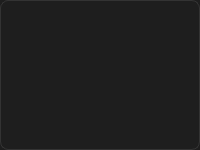
<?xml version="1.0" encoding="UTF-8"?>
<ui version="4.0">
 <class>NotificationPopup</class>
 <widget class="QWidget" name="NotificationPopup">
  <property name="geometry">
   <rect>
    <x>0</x>
    <y>0</y>
    <width>200</width>
    <height>150</height>
   </rect>
  </property>
  <property name="windowTitle">
   <string>Form</string>
  </property>
  <property name="styleSheet">
   <string notr="true">QWidget {
    /* خلفية النافذة بلون أسود */
    background-color: #1e1e1e;
    
    /* حدود النافذة بلون رمادي غامق */
    border: 1px solid #333333;
    
    /* حواف مستديرة للنافذة */
    border-radius: 8px;

}

QListWidget {
    /* إزالة حدود الـ QListWidget ليتناسب مع تصميم النافذة */
    border: none;
    
    /* خلفية شفافة أو بلون متناسق مع النافذة */
    background-color: transparent;
    
    /* لون الخط */
    color: #e0e0e0;
    font-size: 12px;
    
    /* ضبط الفواصل بين العناصر */
    spacing: 5px;
}

/* تصميم العناصر داخل QListWidget */
QListWidget::item {
    /* ارتفاع ثابت للعناصر */
    height: 40px;
    
    /* محاذاة المحتوى */
    padding: 2px;
    
    /* تخصيص الخلفية الافتراضية */
    background-color: transparent;
    
    /* أيقونة لكل عنصر */
    color: #e0e0e0;
}

/* تصميم العناصر عند المرور بالماوس */
QListWidget::item:hover {
    /* تغيير لون الخلفية عند المرور بالماوس */
    background-color: #333333;
    
    /* تأثير الحواف المستديرة */
    border-radius: 5px;
}

/* تصميم العناصر المحددة */
QListWidget::item:selected {
    /* لون خلفية محدد */
    background-color: #444444;
    
    /* لون النص المحدد */
    color: #ffffff;
    
    /* إزالة التأثير الافتراضي للنص المحدد */
    outline: none;
}

/* تصميم الشريط التمرير العمودي في QListWidget */
QListWidget QScrollBar:vertical {
    /* عرض الشريط */
    width: 5px;
    
    /* خلفية الشريط */
    background-color: transparent;
}

/* تصميم المقبض (Thumb) في الشريط التمرير */
QListWidget QScrollBar::handle:vertical {
    /* لون المقبض */
    background-color: #555555;
    
    /* حواف مستديرة للمقبض */
    border-radius: 4px;

}

/* تصميم المقبض عند المرور بالماوس */
QListWidget QScrollBar::handle:vertical:hover {
    /* تغيير لون المقبض عند المرور بالماوس */
    background-color: #777777;
}

/* تصميم أزرار الشريط التمرير (السهمين) */
QListWidget QScrollBar::add-line:vertical,
QListWidget QScrollBar::sub-line:vertical {
    /* حجم الأزرار */
    height: 0px;
    
    /* عدم عرض الأزرار */
    subcontrol-origin: margin;
    subcontrol-position: top;
    subcontrol-position: bottom;
}

/* تخصيص الأيقونات والنصوص داخل QListWidget */
QListWidget::item {
    padding-left: 10px;
}
</string>
  </property>
  <layout class="QGridLayout" name="gridLayout">
   <property name="leftMargin">
    <number>5</number>
   </property>
   <property name="topMargin">
    <number>5</number>
   </property>
   <property name="rightMargin">
    <number>5</number>
   </property>
   <property name="bottomMargin">
    <number>5</number>
   </property>
   <item row="0" column="0">
    <widget class="QListWidget" name="bildirimler_list">
     <property name="editTriggers">
      <set>QAbstractItemView::EditTrigger::NoEditTriggers</set>
     </property>
     <property name="wordWrap">
      <bool>true</bool>
     </property>
    </widget>
   </item>
  </layout>
 </widget>
 <resources/>
 <connections/>
</ui>
